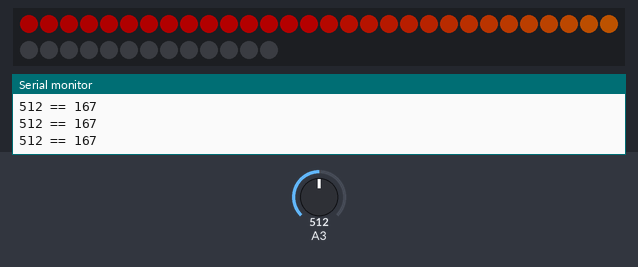
The sketch below on a simulated Arduino Uno, built with avr-gcc and run on an emulated ATmega328P. Parts: 43 RGB LEDs in strip order, left to right, continuing on the next row, the last lines printed to the serial monitor. The test bench sets the inputs (shaded band); at power-on: A3 = 512. Dim RGB values are drawn brighter than linear.

Above: at 3.2 s.
3.3 s: A3 set to 122
At 3.72 s:
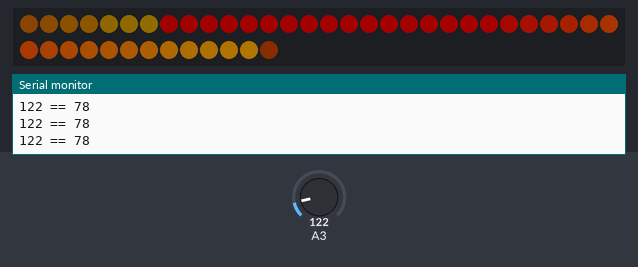
6.0 s: A3 set to 511
At 6.22 s:
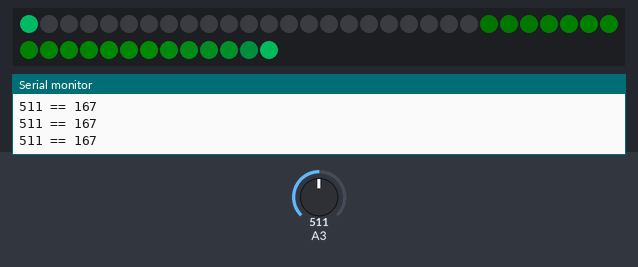
8.5 s: A3 set to 900
At 8.72 s:
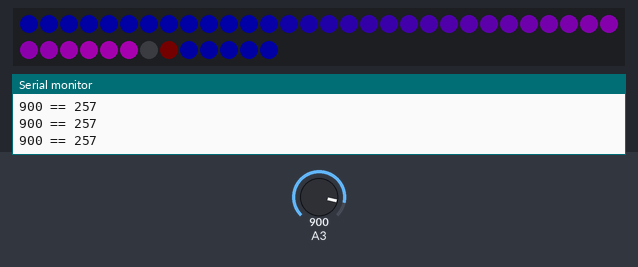
11.0 s: A3 set to 716
At 11.23 s:
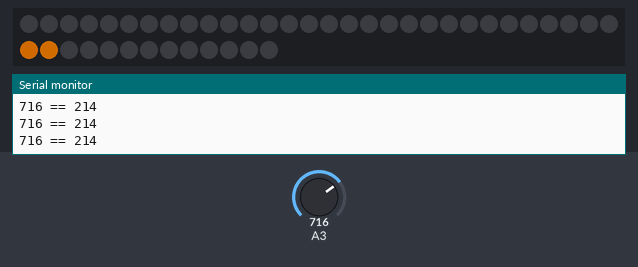
14.0 s: A3 set to 245
At 14.36 s:
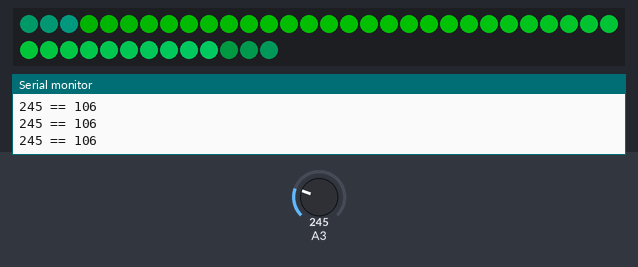
16.6 s: A3 set to 306
At 16.87 s:
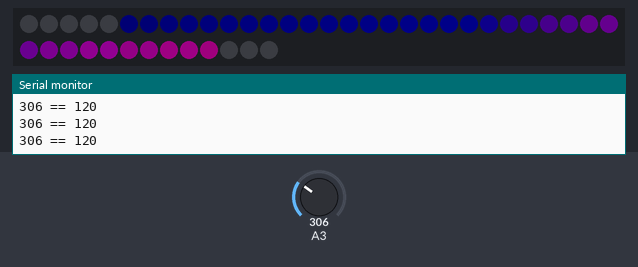

Measured:
- after the input at 3.3 s, the LEDs: change after 0.27 s (image 1)
- after the input at 8.5 s, the LEDs: change after 0.07 s (image 3)
- after the input at 11.0 s, the LEDs: change after 0.08 s (image 4)

The sketch:

rec_nano.ino
```cpp
#include <SPI.h>
#include <FastLED.h>

#define NUM_LEDS_1 43
#define DATA_PIN_1 3
#define CLOCK_PIN 2

CRGB m_ledsOne[ NUM_LEDS_1 ];

const unsigned int c_boudRate = 57600U;
int m_currentLedOne = 0;

void setup()
{
  // sanity check delay - allows reprogramming if accidently blowing power w/leds
  delay(2000);
  FastLED.addLeds< APA102, DATA_PIN_1, CLOCK_PIN, RGB >( m_ledsOne, NUM_LEDS_1 );
  Serial.begin( c_boudRate );
}

void fadeall_one()
{
  for( int i = 0; i < NUM_LEDS_1; i++ )
  {
    m_ledsOne[i].nscale8( 250 );
  }
}

void loop()
{
    int poti = analogRead( A3 );
    int brightness = map( poti, 0, 890, 50, 255 );
    Serial.print( poti ); Serial.print(" == "); Serial.print( brightness ); Serial.println();
    static uint8_t hue_one = 0;

    m_ledsOne[ m_currentLedOne++ ] = CHSV( hue_one++, 255, brightness );

    FastLED.show();

    if( hue_one >= 255 )
    {
      hue_one = 0;
    }
    delay(30);
    if( m_currentLedOne >= NUM_LEDS_1 )
    {
      m_currentLedOne = 0;
    }
    fadeall_one();
}
```
